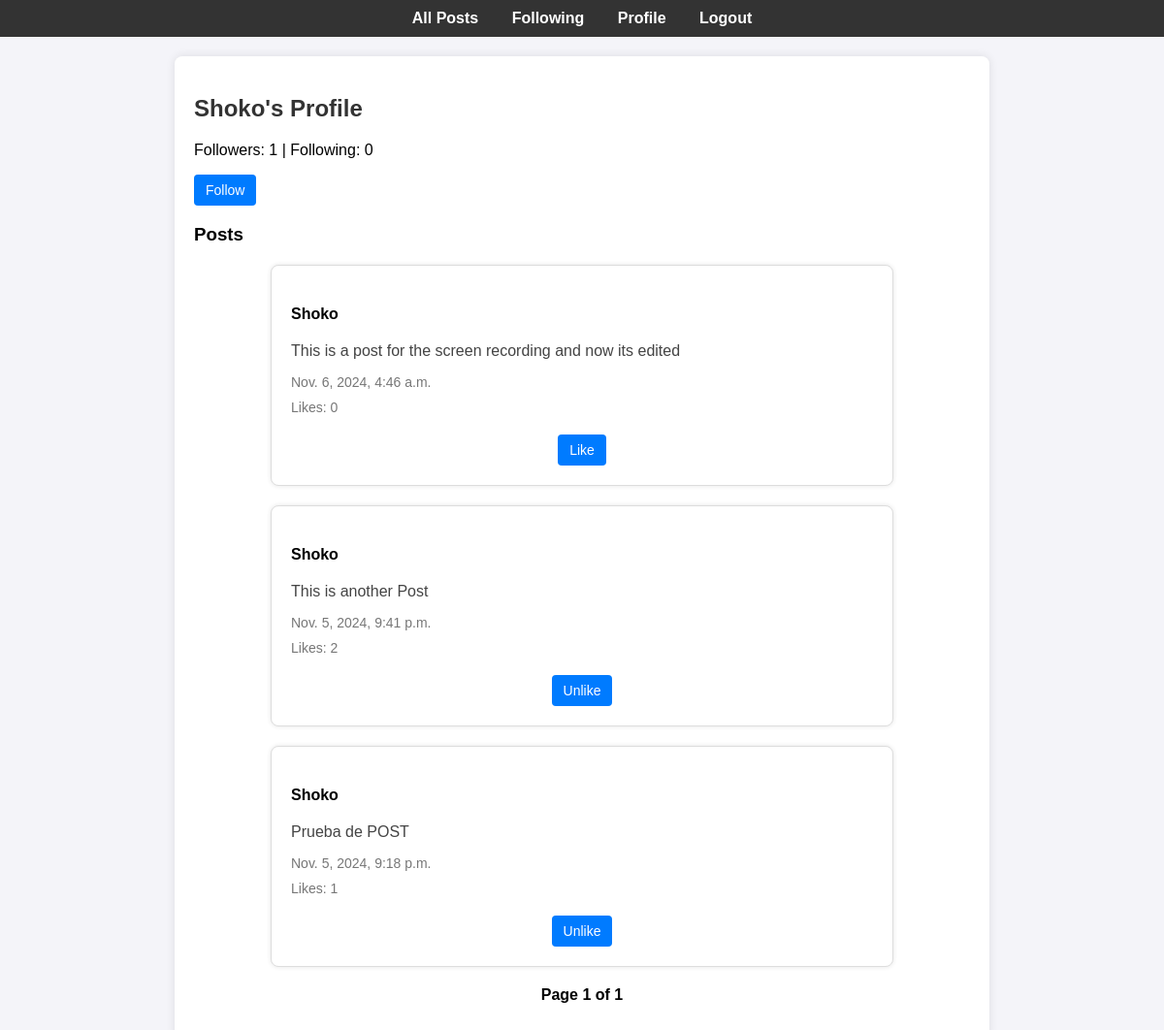
The app's page /profile/1 (signed in) with its own data.
### network/models.py (models this page shows, shortened)
class User(AbstractUser):
    pass

class Post(models.Model):
    user = models.ForeignKey(User, on_delete=models.CASCADE, related_name="posts")
    content = models.TextField()
    timestamp = models.DateTimeField(auto_now_add=True)
    likes = models.ManyToManyField(User, blank=True, related_name="liked_posts")

### network/views.py (the view)
# urls.py: path("profile/<int:user_id>", views.profile, name="profile"),
@login_required
def profile(request, user_id):
    user_profile = get_object_or_404(User, pk=user_id)
    posts = user_profile.posts.all().order_by("-timestamp")
    paginator = Paginator(posts, 10)
    page_number = request.GET.get("page")
    page_obj = paginator.get_page(page_number)
    followers_count = user_profile.followers.count()
    following_count = user_profile.following.count()
    is_following = Follow.objects.filter(user=request.user, followed_user=user_profile).exists()
    return render(request, "network/profile.html", {
        "user_profile": user_profile,
        "page_obj": page_obj,
        "followers_count": followers_count,
        "following_count": following_count,
        "is_following": is_following
    })

### network/templates/network/profile.html (shortened to what this page needs)
{% extends "network/layout.html" %}
{% block content %}
<h2>{{ user_profile.username }}'s Profile</h2>
<p>Followers: <span id="followers-count">{{ followers_count }}</span> | Following: <span id="following-count">{{ following_count }}</span></p>
{% if user != user_profile %}
    <form>
        <button id="follow-button" data-user-id="{{ user_profile.id }}">
            {% if is_following %}
                Unfollow
            {% else %}
                Follow
            {% endif %}
        </button>
    </form>
{% endif %}
<h3>Posts</h3>
{% for post in page_obj %}
    <div class="post-container">
        <h4 class="post-username"><a href="{% url 'profile' post.user.id %}" class="user-link">{{ post.user.username }}</a></h4>
        <div class="post-content" id="post-content-{{ post.id }}">{{ post.content }}</div>
        <small class="post-timestamp">{{ post.timestamp }}</small>
        <p id="like-count-{{ post.id }}" class="post-likes">Likes: {{ post.likes.count }}</p>
        <div class="post-buttons">
          <button class="like-button" data-post-id="{{ post.id }}">
            {% if user in post.likes.all %}
                Unlike
            {% else %}
                Like
            {% endif %}
          </div>
    </div>
{% endfor %}
<div class="pagination">
    <span>Page {{ page_obj.number }} of {{ page_obj.paginator.num_pages }}</span>
</div>
{% endblock %}

### network/static/network/styles.css (style rules this page uses)
body { font-family: Arial, sans-serif; background-color: #f4f4f9; margin: 0; padding: 0; }
h2 { color: #333; }
small { color: #888; }
button, .like-button { background-color: #007bff; color: #fff; border: none; border-radius: 4px; padding: 8px 12px; cursor: pointer; font-size: 14px; }
.pagination { text-align: center; margin: 20px 0; }
.pagination span { font-weight: bold; }
.post-container { max-width: 600px; margin: 20px auto; padding: 20px; background-color: #fff; border: 1px solid #ddd; border-radius: 8px; box-shadow: 0 0 5px rgba(0, 0, 0, 0.1); display: flex; flex-direction: column; align-items: flex-start; text-align: left; }
.post-username { font-weight: bold; color: #333; margin-bottom: 10px; }
.post-content { font-size: 16px; color: #444; margin: 10px 0; align-self: flex-start; }
.post-timestamp, .post-likes { font-size: 14px; color: #777; margin: 5px 0; align-self: flex-start; }
.post-buttons { display: flex; gap: 10px; justify-content: center; width: 100%; margin-top: 15px; }
.edit-button, .like-button { padding: 8px 12px; background-color: #007bff; color: #fff; border: none; border-radius: 4px; font-size: 14px; cursor: pointer; transition: background-color 0.3s; }
.user-link { color: black; text-decoration: none; font-weight: bold; }

### records on screen
User: username "Shoko"
Post: user.username "Shoko", content "This is a post for the screen recording and now its edited", timestamp "Nov. 6, 2024, 4:46 a.m.", likes.count "0", shows "Like"
Post: user.username "Shoko", content "This is another Post", timestamp "Nov. 5, 2024, 9:41 p.m.", likes.count "2", shows "Unlike"
Post: user.username "Shoko", content "Prueba de POST", timestamp "Nov. 5, 2024, 9:18 p.m.", likes.count "1", shows "Unlike"

### other values on screen
{{ followers_count }} "1"
{{ following_count }} "0"
{{ page_obj.number }} "1"
{{ page_obj.paginator.num_pages }} "1"
